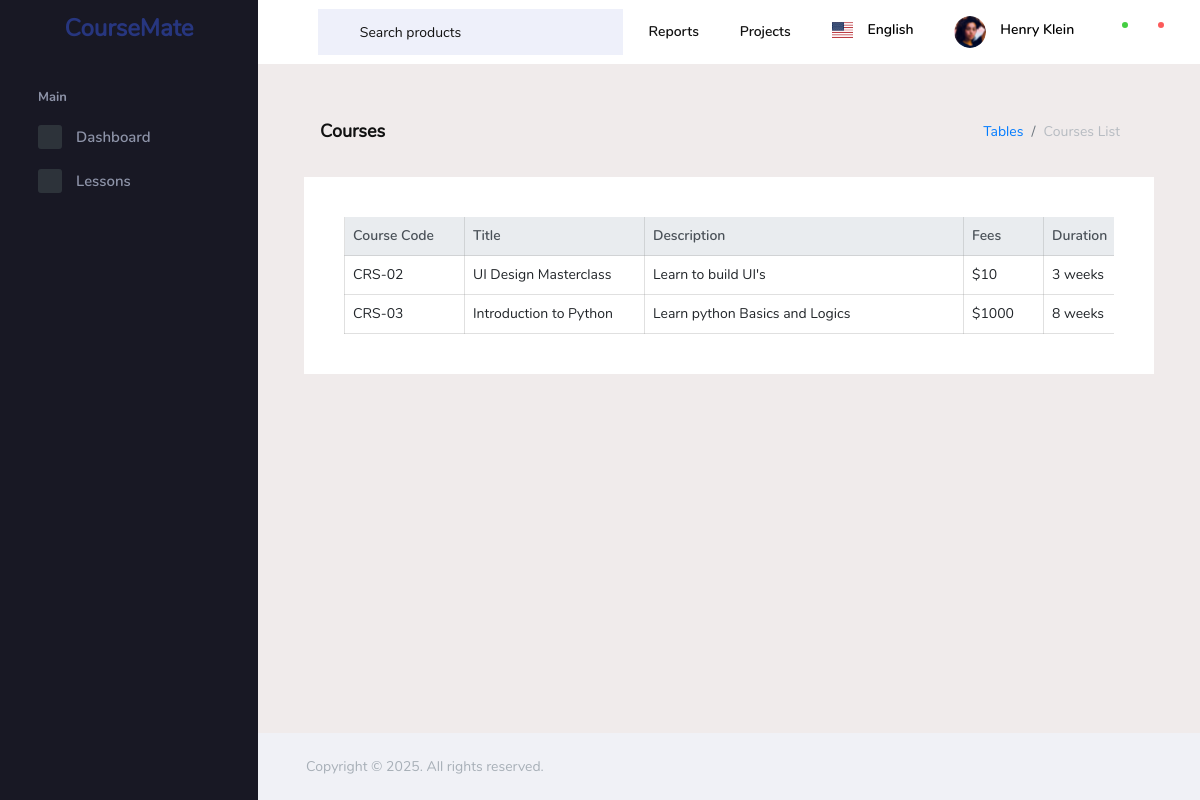
The app's page /students/courses/, older data.
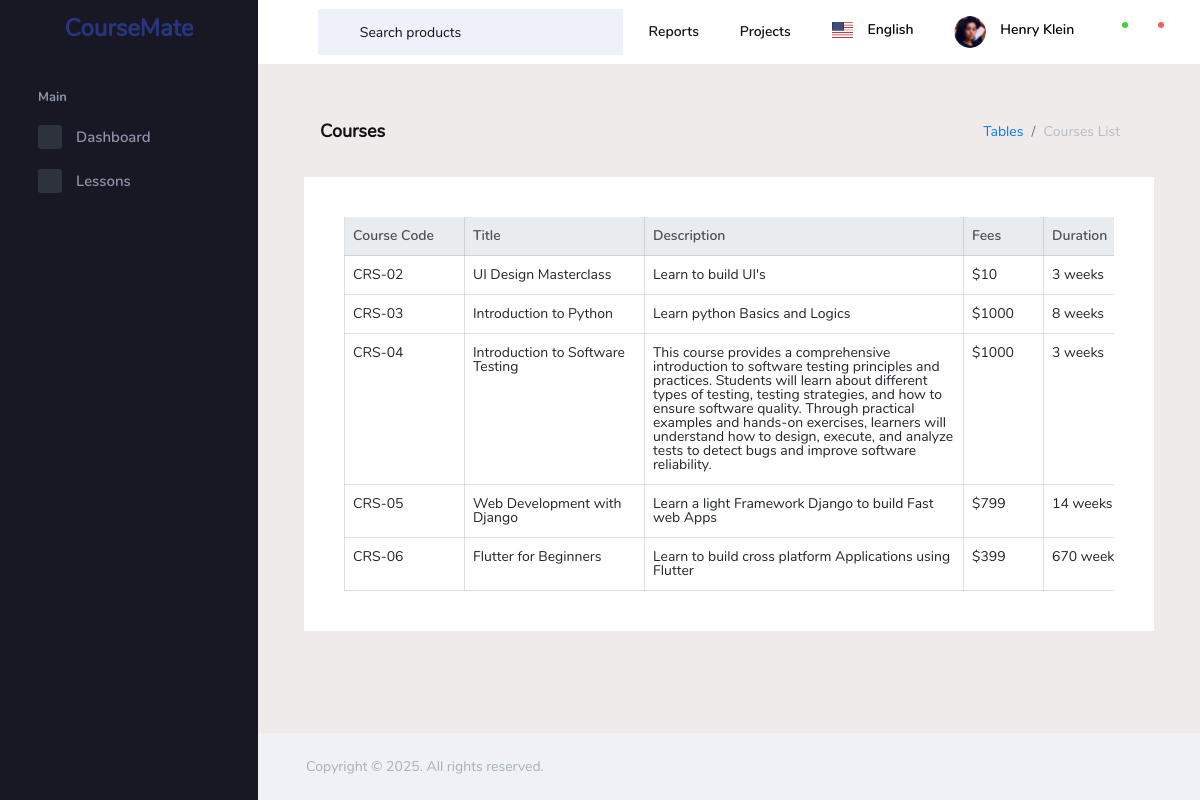
The same page, newer data.
### student_record/models.py (models this page shows, shortened)
class Course(models.Model):
    title = models.CharField(max_length=100)
    description = models.TextField(max_length=600)
    fees = models.PositiveBigIntegerField()
    duration = models.PositiveIntegerField(help_text="Duration in weeks", default=3)
    level = models.CharField(
        max_length=20,
        choices=[('beginner','Beginner'), ('intermediate','Intermediate'), ('advanced','Advanced')],
        default='beginner'
    )
    course_code = models.CharField(max_length=10, unique=True, blank=True)

### student_record/views.py (the view)
# urls.py: path('courses/', views.course_list, name='course_list'),
def course_list(request):
    courses = Course.objects.all()
    return render(request, 'pages/course_list.html', {'courses': courses})

### templates/pages/course_list.html (shortened to what this page needs)
{% extends "base.html" %}
{% load static %}
{% block extra_css %}
<link rel="stylesheet" href="{% static 'assets/vendors/mdi/css/materialdesignicons.min.css' %}">
<link rel="stylesheet" href="{% static 'assets/vendors/flag-icon-css/css/flag-icon.min.css' %}">
<link rel="stylesheet" href="{% static 'assets/vendors/css/vendor.bundle.base.css' %}">
<link rel="stylesheet" href="{% static 'assets/css/style.css' %}">
{% endblock %}
{% block content %}
<div class="page-header">
  <h3 class="page-title">Courses</h3>
  <nav aria-label="breadcrumb">
    <ol class="breadcrumb">
      <li class="breadcrumb-item"><a href="#">Tables</a></li>
      <li class="breadcrumb-item active" aria-current="page">Courses List</li>
    </ol>
  </nav>
</div>
<div class="row justify-content-center">
  <div class="col-12 grid-margin stretch-card">
    <div class="card">
      <div class="card-body">
        {% if courses %}
        <div class="table-responsive">
          <table class="table table-bordered table-hover">
           <thead class="thead-light">
  <tr>
    <th>Course Code</th>
    <th>Title</th>
    <th>Description</th>
    <th>Fees</th>
    <th>Duration</th>
  </tr>
</thead>
<tbody>
  {% for course in courses %}
  <tr>
    <td>{{ course.course_code }}</td>
    <td>{{ course.title }}</td>
    <td class="description-cell">{{ course.description }}</td>
    <td>${{ course.fees }}</td>
    <td>{{ course.duration }} weeks</td>
  </tr>
  {% endfor %}
</tbody>
          </table>
        </div>
        {% else %}
        <p class="text-center text-muted">No courses found.</p>
        {% endif %}
      </div>
    </div>
  </div>
</div>
{% endblock %}

### templates/base.html (shortened to what this page needs)
{% load static %}
<!DOCTYPE html>
<html lang="en">
  <head>
    <link
      rel="stylesheet"
      href="{% static 'assets/vendors/mdi/css/materialdesignicons.min.css' %}"
    />
    <link
      rel="stylesheet"
      href="{% static 'assets/vendors/flag-icon-css/css/flag-icon.min.css' %}"
    />
    <link
      rel="stylesheet"
      href="{% static 'assets/vendors/css/vendor.bundle.base.css' %}"
    />
    <link rel="stylesheet" href="{% static 'assets/css/style.css' %}" />
    {% block extra_css %}{% endblock %}
  </head>
  <body>
    <div class="container-scroller">
      {% include 'navbar.html' %}
      <div class="container-fluid page-body-wrapper">
        {% include 'sidebar.html' %}
        <div class="main-panel">
          <div class="content-wrapper">{% block content %}{% endblock %}</div>
          {% include 'footer.html' %}
        </div>
      </div>
    </div>
  </body>
</html>

### templates/navbar.html (shortened to what this page needs)
{% load static %}
<nav
  class="navbar default-layout-navbar col-lg-12 col-12 p-0 fixed-top d-flex flex-row"
>
  <div class="text-center navbar-brand-wrapper d-flex align-items-center justify-content-center">
    {% if request.user.profile.role == 'student' %}
      <a class="navbar-brand brand-logo" href="{% url 'student_dashboard' %}"><h2>CourseMate</h2></a>
      <a class="navbar-brand brand-logo-mini" href="{% url 'student_dashboard' %}"></a>
    {% elif request.user.profile.role == 'teacher' %}
      <a class="navbar-brand brand-logo" href="{% url 'teacher_dashboard' %}"><h2>CourseMate</h2></a>
      <a class="navbar-brand brand-logo-mini" href="{% url 'teacher_dashboard' %}"></a>
    {% else %}
      <a class="navbar-brand brand-logo" href="{% url 'dashboard' %}"><h2>CourseMate</h2></a>
    {% endif %}
  </div>
  <div class="navbar-menu-wrapper d-flex align-items-stretch">
    <button
      class="navbar-toggler navbar-toggler align-self-center"
      type="button"
      data-toggle="minimize"
    >
      <span class="mdi mdi-menu"></span>
    </button>
    <div class="search-field d-none d-xl-block">
      <form
        class="d-flex align-items-center h-100"
        action="{% url 'search' %}"
      >
        <div class="input-group">
          <div class="input-group-prepend bg-transparent">
            <i class="input-group-text border-0 mdi mdi-magnify"></i>
          </div>
          <input
            type="text"
            class="form-control bg-transparent border-0"
            placeholder="Search products"
            name="q"
          />
        </div>
      </form>
    </div>
    <ul class="navbar-nav navbar-nav-right">
      <li class="nav-item dropdown d-none d-md-block">
        <a
          class="nav-link dropdown-toggle"
          id="reportDropdown"
          href="#"
          data-toggle="dropdown"
          aria-expanded="false"
        >
          Reports
        </a>
      </li>
      <li class="nav-item dropdown d-none d-md-block">
        <a
          class="nav-link dropdown-toggle"
          id="projectDropdown"
          href="#"
          data-toggle="dropdown"
          aria-expanded="false"
        >
          Projects
        </a>
      </li>
      <li class="nav-item nav-language dropdown d-none d-md-block">
        <a
          class="nav-link dropdown-toggle"
          id="languageDropdown"
          href="#"
          data-toggle="dropdown"
          aria-expanded="false"
        >
          <div class="nav-language-icon">
            <i class="flag-icon flag-icon-us" title="us" id="us"></i>
          </div>
          <div class="nav-language-text">
            <p class="mb-1 text-black">English</p>
          </div>
        </a>
      </li>
      <li class="nav-item nav-profile dropdown">
        <a
          class="nav-link dropdown-toggle"
          id="profileDropdown"
          href="#"
          data-toggle="dropdown"
          aria-expanded="false"
        >
          <div class="nav-profile-img">
            <img
              src="{% static 'assets/images/faces/face28.png' %}"
              alt="image"
            />
          </div>
          <div class="nav-profile-text">
            <p class="mb-1 text-black">Henry Klein</p>
          </div>
        </a>
      </li>
      <li class="nav-item dropdown">
        <a
          class="nav-link count-indicator dropdown-toggle"
          id="messageDropdown"
          href="#"
          data-toggle="dropdown"
          aria-expanded="false"
        >
          <i class="mdi mdi-email-outline"></i>
          <span class="count-symbol bg-success"></span>
        </a>
      </li>
      <li class="nav-item dropdown">
        <a
          class="nav-link count-indicator dropdown-toggle"
          id="notificationDropdown"
          href="#"
          data-toggle="dropdown"
        >
          <i class="mdi mdi-bell-outline"></i>
          <span class="count-symbol bg-danger"></span>
        </a>
      </li>
    </ul>
  </div>
</nav>

### templates/sidebar.html (shortened to what this page needs)
{% load static %}
<nav class="sidebar sidebar-offcanvas" id="sidebar">
  <ul class="nav">
    <li class="nav-item nav-category">Main</li>
    <li class="nav-item">
      <a class="nav-link"
         href="{% if request.user.profile.role == 'student' %}{% url 'student_dashboard' %}{% elif request.user.profile.role == 'teacher' %}{% url 'teacher_dashboard' %}{% else %}{% url 'dashboard' %}{% endif %}">
        <span class="icon-bg">
          <i class="mdi mdi-view-dashboard menu-icon"></i>
        </span>
        <span class="menu-title">Dashboard</span>
      </a>
    </li>
    <li class="nav-item">
      {% if request.user.profile.role == 'student' %}
        <a class="nav-link" href="{% url 'lesson_list' %}">
          <span class="icon-bg">
            <i class="mdi mdi-book-open-page-variant menu-icon"></i>
          </span>
          <span class="menu-title">Lessons</span>
        </a>
      {% else %}
        <a class="nav-link"
           data-toggle="collapse"
           href="#lesson"
           aria-expanded="{% if request.resolver_match.url_name == 'send-lesson' or request.resolver_match.url_name == 'lesson_list' %}true{% else %}false{% endif %}"
           aria-controls="lesson">
          <span class="icon-bg">
            <i class="mdi mdi-book-open-page-variant menu-icon"></i>
          </span>
          <span class="menu-title">Lessons</span>
          <i class="menu-arrow"></i>
        </a>
      {% endif %}
    </li>
  </ul>
</nav>

### templates/footer.html
<footer class="footer">
  <div class="d-sm-flex justify-content-center justify-content-sm-between">
    <span class="text-muted text-center text-sm-left d-block d-sm-inline-block">
      Copyright © 2025. All rights reserved.
    </span>
  </div>
</footer>

### templates/pages/course_list.html (style rules this page uses)
.table-responsive { overflow-x: auto; -webkit-overflow-scrolling: touch; }
.table { table-layout: auto; width: 100%; min-width: 800px; }
.table th, .table td { vertical-align: top; padding: 12px 8px; word-break: break-word; white-space: normal; }
.description-cell { max-width: 350px; word-wrap: break-word; white-space: normal; }
.table th:nth-child(1), .table td:nth-child(1) { width: 120px; }
.table th:nth-child(2), .table td:nth-child(2) { width: 180px; }
.table th:nth-child(3), .table td:nth-child(3) { min-width: 300px; }
.table th:nth-child(4), .table td:nth-child(4) { width: 80px; }
.table th:nth-child(5), .table td:nth-child(5) { width: 100px; }

Row changes from the older to the newer data that the page shows:
added Course: course_code "CRS-04", title "Introduction to Software Testing", description "This course provides a comprehensive introduction to software testing principles and practices. Students will learn about different types of testing, testing strategies, and how to ensure software quality. Through practical examples and hands-on exercises, learners will understand how to design, execute, and analyze tests to detect bugs and improve software reliability.", fees "1000", duration "3"
added Course: course_code "CRS-05", title "Web Development with Django", description "Learn a light Framework Django to build Fast web Apps", fees "799", duration "14"
added Course: course_code "CRS-06", title "Flutter for Beginners", description "Learn to build cross platform Applications using Flutter", fees "399", duration "670"
